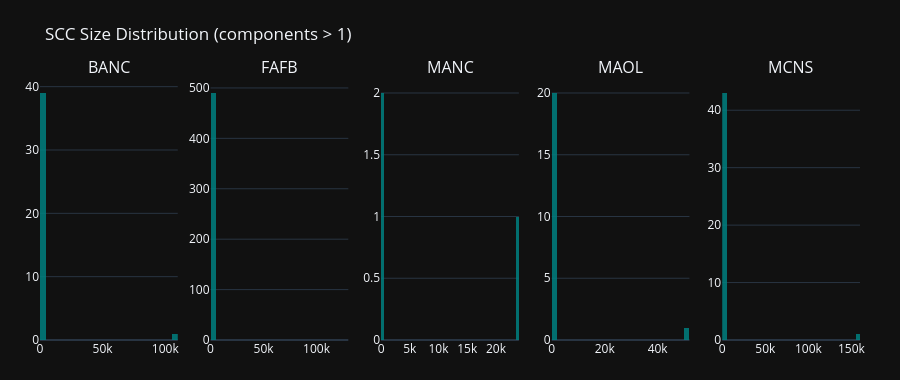

This figure's notebook cell:
### Code cell
from plotly.subplots import make_subplots
import plotly.graph_objects as go

_names = list(scc_data.keys())
fig_scc = make_subplots(rows=1, cols=len(_names), subplot_titles=_names)

for col, name in enumerate(_names, 1):
    non_single = [s for s in scc_data[name] if s > 1]
    if non_single:
        fig_scc.add_trace(
            go.Histogram(x=non_single, name=name, nbinsx=50,
                         marker_color='teal', opacity=0.85,
                         hovertemplate='Size: %{x}<br>Count: %{y}<extra>' + name + '</extra>'),
            row=1, col=col
        )

fig_scc.update_layout(
    title='SCC Size Distribution (components > 1)',
    template='plotly_dark', height=380,
    showlegend=False, margin=dict(l=40, r=40, t=80, b=40)
)
fig_scc.show()

_html_path = EXPORTS_DIR / 'scc_size_histograms.html'
fig_scc.write_html(str(_html_path))
print(f'  [SAVED] {_html_path.relative_to(WORKSPACE_ROOT)}')

### Figure 1 — Plotly figure (JSON) as saved in the notebook; plotly's stock layout.template omitted (floating-point values rounded to 4 significant figures; data arrays with more than 128 entries replaced by an {"elided": "..."} marker saying what was removed)
{"data": [{"hovertemplate": "Size: %{x}<br>Count: %{y}<extra>BANC</extra>", "marker": {"color": "teal"}, "name": "BANC", "nbinsx": 50, "opacity": 0.85, "type": "histogram", "x": [105080, 3, 3, 3, 2, 2, 2, 2, 2, 2, 2, 2, 2, 2, 2, 2, 2, 2, 2, 2, 2, 2, 2, 2, 2, 2, 2, 2, 2, 2, 2, 2, 2, 2, 2, 2, 2, 2, 2, 2], "xaxis": "x", "yaxis": "y"}, {"hovertemplate": "Size: %{x}<br>Count: %{y}<extra>FAFB</extra>", "marker": {"color": "teal"}, "name": "FAFB", "nbinsx": 50, "opacity": 0.85, "type": "histogram", "x": {"elided": "491 int values"}, "xaxis": "x2", "yaxis": "y2"}, {"hovertemplate": "Size: %{x}<br>Count: %{y}<extra>MANC</extra>", "marker": {"color": "teal"}, "name": "MANC", "nbinsx": 50, "opacity": 0.85, "type": "histogram", "x": [23569, 2, 2], "xaxis": "x3", "yaxis": "y3"}, {"hovertemplate": "Size: %{x}<br>Count: %{y}<extra>MAOL</extra>", "marker": {"color": "teal"}, "name": "MAOL", "nbinsx": 50, "opacity": 0.85, "type": "histogram", "x": [50709, 5, 4, 4, 4, 4, 3, 2, 2, 2, 2, 2, 2, 2, 2, 2, 2, 2, 2, 2, 2], "xaxis": "x4", "yaxis": "y4"}, {"hovertemplate": "Size: %{x}<br>Count: %{y}<extra>MCNS</extra>", "marker": {"color": "teal"}, "name": "MCNS", "nbinsx": 50, "opacity": 0.85, "type": "histogram", "x": [157789, 3, 3, 3, 3, 2, 2, 2, 2, 2, 2, 2, 2, 2, 2, 2, 2, 2, 2, 2, 2, 2, 2, 2, 2, 2, 2, 2, 2, 2, 2, 2, 2, 2, 2, 2, 2, 2, 2, 2, 2, 2, 2, 2], "xaxis": "x5", "yaxis": "y5"}], "layout": {"annotations": [{"font": {"size": 16}, "showarrow": false, "text": "BANC", "x": 0.084, "xanchor": "center", "xref": "paper", "y": 1, "yanchor": "bottom", "yref": "paper"}, {"font": {"size": 16}, "showarrow": false, "text": "FAFB", "x": 0.292, "xanchor": "center", "xref": "paper", "y": 1, "yanchor": "bottom", "yref": "paper"}, {"font": {"size": 16}, "showarrow": false, "text": "MANC", "x": 0.5, "xanchor": "center", "xref": "paper", "y": 1, "yanchor": "bottom", "yref": "paper"}, {"font": {"size": 16}, "showarrow": false, "text": "MAOL", "x": 0.708, "xanchor": "center", "xref": "paper", "y": 1, "yanchor": "bottom", "yref": "paper"}, {"font": {"size": 16}, "showarrow": false, "text": "MCNS", "x": 0.916, "xanchor": "center", "xref": "paper", "y": 1, "yanchor": "bottom", "yref": "paper"}], "height": 380, "margin": {"b": 40, "l": 40, "r": 40, "t": 80}, "showlegend": false, "title": {"text": "SCC Size Distribution (components > 1)"}, "xaxis": {"anchor": "y", "domain": [0, 0.168]}, "xaxis2": {"anchor": "y2", "domain": [0.208, 0.376]}, "xaxis3": {"anchor": "y3", "domain": [0.416, 0.584]}, "xaxis4": {"anchor": "y4", "domain": [0.624, 0.792]}, "xaxis5": {"anchor": "y5", "domain": [0.832, 1]}, "yaxis": {"anchor": "x", "domain": [0, 1]}, "yaxis2": {"anchor": "x2", "domain": [0, 1]}, "yaxis3": {"anchor": "x3", "domain": [0, 1]}, "yaxis4": {"anchor": "x4", "domain": [0, 1]}, "yaxis5": {"anchor": "x5", "domain": [0, 1]}}}
